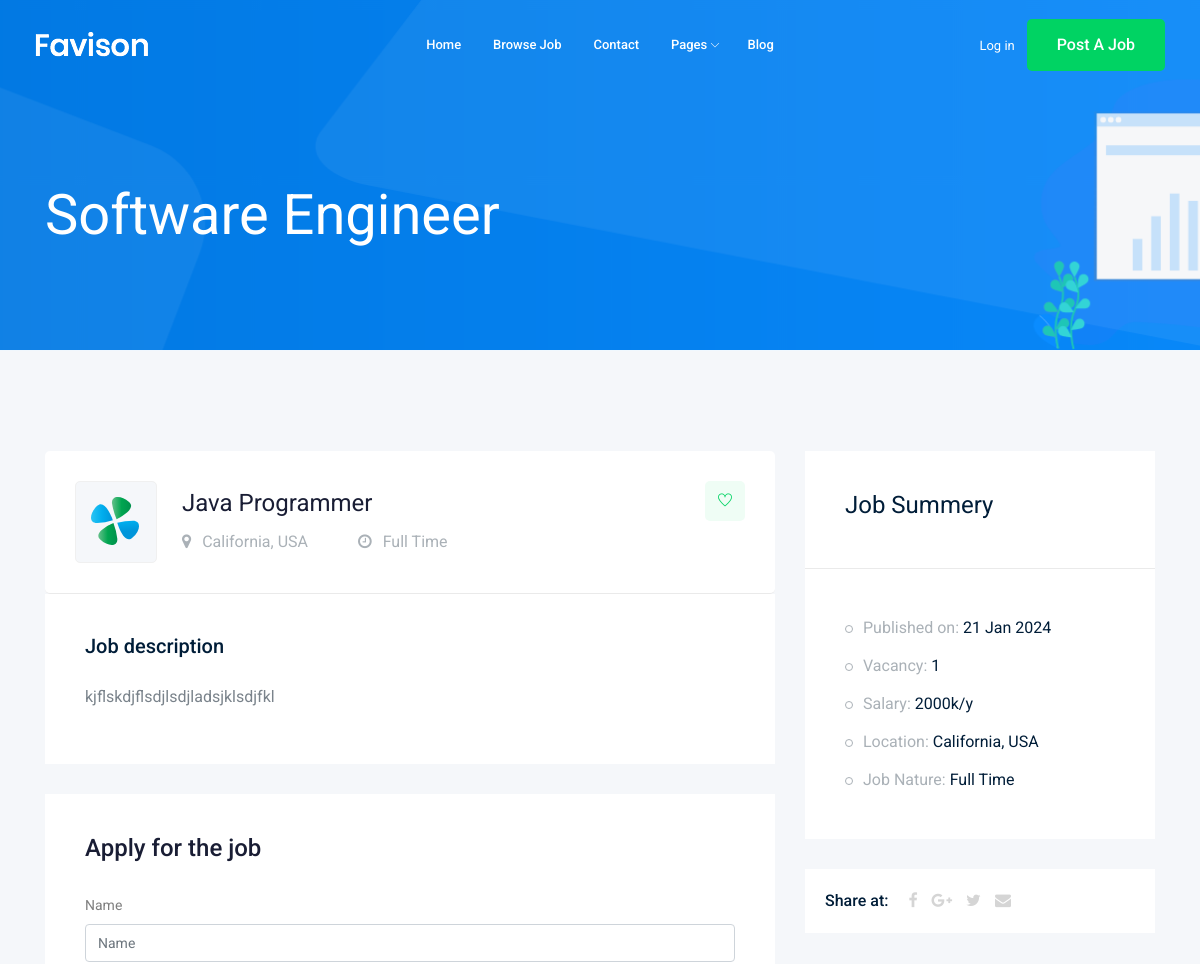
The page /jobs/java-programmer (upper part) on the database as committed earlier.
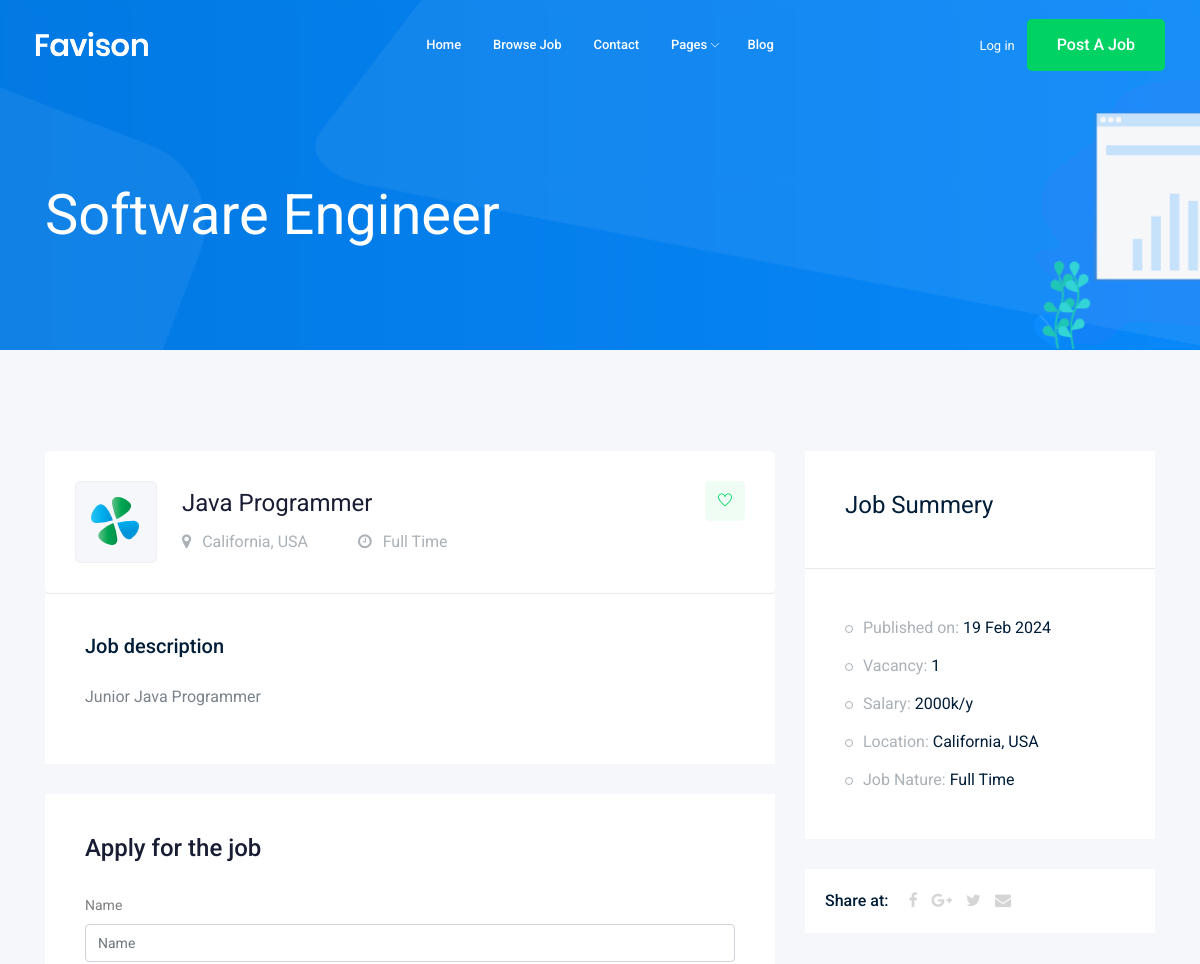
The same page on the database as committed later.
### job/models.py (models this page shows, shortened)
class Job (models.Model):
    owner = models.ForeignKey(User , verbose_name=("job_owner"), on_delete=models.CASCADE)
    title = models.CharField(max_length=50)
    job_type = models.CharField(max_length=50 , choices = JOB_TYPE)
    content = models.TextField(max_length=1000)
    published_at = models.DateTimeField(auto_now=True)
    vacancy = models.IntegerField(default=1)
    salary = models.IntegerField(default = 0)
    category = models.ForeignKey("Category", on_delete=models.CASCADE)
    image = models.ImageField(upload_to=image_upload)
    slug = models.SlugField(null = True , blank =True)

### job/views.py (the view)
# urls.py: path('<str:slug>',views.job_detail , name='job_detail'),
def job_detail (request , slug):
    job_detail = Job.objects.get(slug=slug)
    if request.method == 'POST' :
        form = ApplyForm(request.POST , request.FILES)
        if form.is_valid():
            myform = form.save(commit=False)
            myform.job = job_detail
            myform.save()
    else:
        form = ApplyForm()
    context = {
        'job' : job_detail,
        'form' : form ,
    }
    return render (request , 'job/job_detail.html', context)

### job/forms.py
class ApplyForm(forms.ModelForm):
    class Meta:
        model = Apply
        fields = ("name", "email" , "website", "cv" , "cover_letter" )

### job/templates/job/job_detail.html (shortened to what this page needs)
{% extends "base.html" %}
{% load bootstrap4 %}
{% block body %}
    <div class="bradcam_area bradcam_bg_1">
        <div class="container">
            <div class="row">
                <div class="col-xl-12">
                    <div class="bradcam_text">
                        <h3>Software Engineer</h3>
                    </div>
                </div>
            </div>
        </div>
    </div>
    <div class="job_details_area">
        <div class="container">
            <div class="row">
                <div class="col-lg-8">
                    <div class="job_details_header">
                        <div class="single_jobs white-bg d-flex justify-content-between">
                            <div class="jobs_left d-flex align-items-center">
                                <div class="thumb">
                                    <img src="img/svg_icon/1.svg" alt="">
                                </div>
                                <div class="jobs_conetent">
                                    <a href="#"><h4>{{job.title}}</h4></a>
                                    <div class="links_locat d-flex align-items-center">
                                        <div class="location">
                                            <p> <i class="fa fa-map-marker"></i> California, USA</p>
                                        </div>
                                        <div class="location">
                                            <p> <i class="fa fa-clock-o"></i> {{job.job_type}}</p>
                                        </div>
                                    </div>
                                </div>
                            </div>
                            <div class="jobs_right">
                                <div class="apply_now">
                                    <a class="heart_mark" href="#"> <i class="ti-heart"></i> </a>
                                </div>
                            </div>
                        </div>
                    </div>
                    <div class="descript_wrap white-bg">
                        <div class="single_wrap">
                            <h4>Job description</h4>
                            <p>{{job.content}}</p>
                        </div>
                    </div>
                    <div class="apply_job_form white-bg">
                        <h4>Apply for the job</h4>
                        <form method="POST" enctype="multipart/form-data">
                            {% bootstrap_form form %}
                        </form>
                    </div>
                </div>
                <div class="col-lg-4">
                    <div class="job_sumary">
                        <div class="summery_header">
                            <h3>Job Summery</h3>
                        </div>
                        <div class="job_content">
                            <ul>
                                <li>Published on: <span>{{job.published_at|date:'d M Y'}}</span></li>
                                <li>Vacancy: <span>{{job.vacancy}}</span></li>
                                <li>Salary: <span>{{job.salary}}k/y</span></li>
                                <li>Location: <span>California, USA</span></li>
                                <li>Job Nature: <span> {{job.job_type}}</span></li>
                            </ul>
                        </div>
                    </div>
                    <div class="share_wrap d-flex">
                        <span>Share at:</span>
                        <ul>
                            <li><a href="#"> <i class="fa fa-facebook"></i></a> </li>
                            <li><a href="#"> <i class="fa fa-google-plus"></i></a> </li>
                            <li><a href="#"> <i class="fa fa-twitter"></i></a> </li>
                            <li><a href="#"> <i class="fa fa-envelope"></i></a> </li>
                        </ul>
                    </div>
                </div>
            </div>
        </div>
    </div>
{% endblock body %}

Rows that differ between the two databases and show on the page:
changed Job "Java Programmer": content "kjflskdjflsdjlsdjladsjklsdjfkl" → "Junior Java Programmer"; published_at "21 Jan 2024" → "19 Feb 2024"
